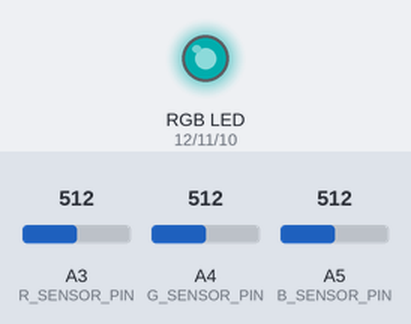
Recording of a sketch running on a simulated Arduino Uno, built for the host (arithmetic inside an expression is 32-bit, double 64-bit). On the bench: an RGB LED mixed from three pins (HIGH = lit). The test bench sets the inputs (shaded band); at power-on: A4 (G_SENSOR_PIN) = 512, A3 (R_SENSOR_PIN) = 512, A5 (B_SENSOR_PIN) = 512. Dim RGB values are drawn brighter than linear.

Above: at 5.2 s.
5.3 s: A4 (G_SENSOR_PIN) set to 595
6.8 s: A4 (G_SENSOR_PIN) set to 630
At 7.7 s:
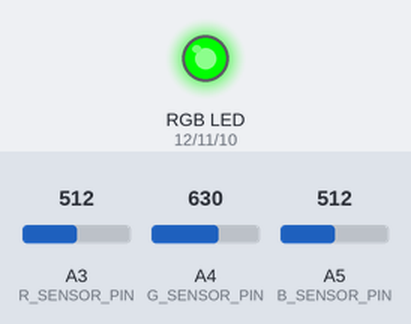
8.3 s: A3 (R_SENSOR_PIN) set to 596
9.8 s: A3 (R_SENSOR_PIN) set to 624
At 10.4 s:
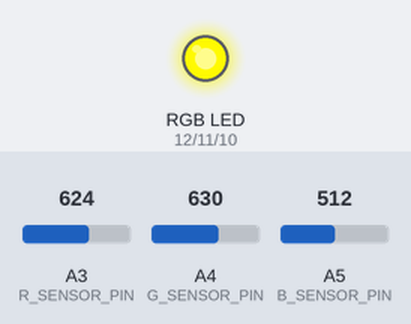
11.3 s: A5 (B_SENSOR_PIN) set to 524
At 11.7 s:
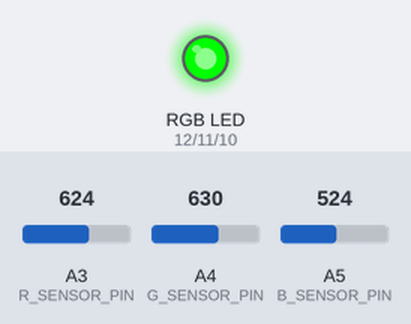
12.8 s: A5 (B_SENSOR_PIN) set to 900
At 14.2 s:
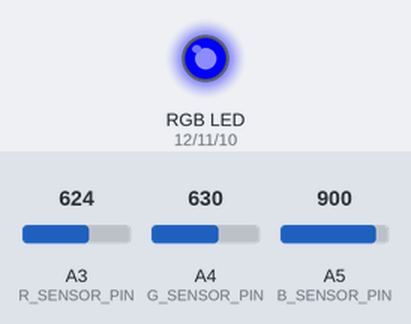
Timing chart, 0 to 15.3 s (numbered marks = the images above; inputs shaded):
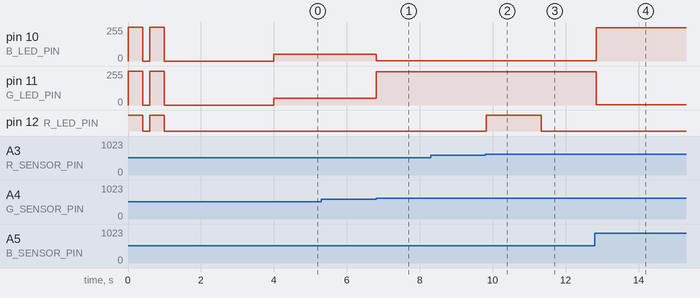

The sketch:

colorsensor.ino
```cpp
/**
 * Use 3 CDS photosensors to read light color levels and PWM connected RGB LED to reflect the color.
 * Written for an Teensy 4.0.
 *
 * 2019 by Raymond Blum <raygeeknyc@gmail.com>.
 */
// define _DEBUG for serial output
#define _NODEBUG

#define R_SENSOR_PIN A3
#define G_SENSOR_PIN A4
#define B_SENSOR_PIN A5

#define R_LED_PIN 12
#define G_LED_PIN 11
#define B_LED_PIN 10

#define TRAINING_MS 3000

#define CHANNEL_DELTA_THRESHOLD 100

#define LED_MIN 1
#define LED_MAX 250

#define SENSOR_MAX 1024
#define SENSOR_MIN 0

#define POLLING_DELAY_MS 100

unsigned int sensor_min, r_min, g_min, b_min;
unsigned int sensor_max, r_max, g_max, b_max;


// There's some language issues with using min and max functions - this is an easy workaround
inline int min_i(int a,int b) {return ((a)<(b)?(a):(b)); }
inline int max_i(int a,int b) {return ((a)>(b)?(a):(b)); }

void setSensorMax(const int reading) {
  sensor_max = max_i(sensor_max, reading);
}

void setSensorMin(const int reading) {
  sensor_min = min_i(sensor_min, reading);
}

// Recaord the highest sensor reading in a number of seconds to use as the initial scaling ceiling
void trainSensors() {
  unsigned int r = analogRead(R_SENSOR_PIN);
  unsigned int g = analogRead(G_SENSOR_PIN);
  unsigned int b = analogRead(B_SENSOR_PIN);

  r_min = min_i(r, r_min);
  r_max = max_i(r, r_max);

  g_min = min_i(g, g_min);
  g_max = max_i(g, g_max);

  b_min = min_i(b, b_min);
  b_max = max_i(b, b_max);

  unsigned min_reading = min_i(r,min_i(g,b));
  unsigned max_reading = max_i(r,max_i(g,b));

  setSensorMin(r);
  setSensorMax(r);
  setSensorMin(g);
  setSensorMax(g);
  setSensorMin(b);
  setSensorMax(b);
}

void setup() {
  #ifdef  _DEBUG
  Serial.begin(115200);
  Serial.println("setup");
  #endif

  sensor_min = r_min = g_min = b_min = SENSOR_MAX;
  sensor_max = r_max = g_max = b_max = SENSOR_MIN;

  pinMode(R_SENSOR_PIN, INPUT_PULLDOWN);
  pinMode(G_SENSOR_PIN, INPUT_PULLDOWN);
  pinMode(B_SENSOR_PIN, INPUT_PULLDOWN);

  pinMode(R_LED_PIN, OUTPUT);
  pinMode(G_LED_PIN, OUTPUT);
  pinMode(B_LED_PIN, OUTPUT);

  analogWrite(R_LED_PIN, 255);
  analogWrite(G_LED_PIN, 255);
  analogWrite(B_LED_PIN, 255);
  delay(400);
  analogWrite(R_LED_PIN, 0);
  analogWrite(G_LED_PIN, 0);
  analogWrite(B_LED_PIN, 0);
  delay(200);
  analogWrite(R_LED_PIN, 255);
  analogWrite(G_LED_PIN, 255);
  analogWrite(B_LED_PIN, 255);
  delay(400);
  analogWrite(R_LED_PIN, 0);
  analogWrite(G_LED_PIN, 0);
  analogWrite(B_LED_PIN, 0);

  #ifdef  _DEBUG
  Serial.println("training sensors");
  #endif

  unsigned long int start_at = millis();
  unsigned long int end_at = start_at + TRAINING_MS;
  while (millis() < end_at and millis() >= start_at) {
    trainSensors();
  }
  #ifdef  _DEBUG
  Serial.print("/trained sensors ");
  Serial.print("min: ");
  Serial.print(sensor_min);
  Serial.print(" max: ");
  Serial.println(sensor_max);
  #endif

  #ifdef _DEBUG
  Serial.println("/setup");
  #endif
}

bool is_max(const int test_i, const int control_1, const int control_2) {
  if (((test_i - control_1) > CHANNEL_DELTA_THRESHOLD) || ((test_i - control_2) > CHANNEL_DELTA_THRESHOLD))
    return true;
  else
    return false;
}

bool is_min(const int test_i, const int control_1, const int control_2) {
  if (((control_1 - test_i) > CHANNEL_DELTA_THRESHOLD) || ((control_2 - test_i) > CHANNEL_DELTA_THRESHOLD))
    return true;
  else
    return false;
}

unsigned int scale_input_to_range(const unsigned int input, const unsigned int ceiling) {
  float ratio_to_limit = (float)input/ceiling;
  return (unsigned int)(ratio_to_limit * sensor_max);
}

void showLeds() {
  unsigned int r_o, g_o, b_o;

  unsigned int r_raw = analogRead(R_SENSOR_PIN);
  unsigned int g_raw = analogRead(G_SENSOR_PIN);
  unsigned int b_raw = analogRead(B_SENSOR_PIN);

  unsigned int r_i = scale_input_to_range(r_raw, r_max);
  unsigned int g_i = scale_input_to_range(g_raw, g_max);
  unsigned int b_i = scale_input_to_range(b_raw, b_max);

  r_o = g_o = b_o = (LED_MAX + LED_MIN) / 5;

  if (is_max(r_i, g_i, b_i)) {
    r_o = LED_MAX;
  }
  if (is_max(g_i, r_i, b_i)) {
    g_o = LED_MAX;
  }
  if (is_max(b_i, r_i, g_i)) {
    b_o = LED_MAX;
  }

  if (is_min(r_i, g_i, b_i)) {
    r_o = LED_MIN;
  }
  if (is_min(g_i, r_i, b_i)) {
    g_o = LED_MIN;
  }
  if (is_min(b_i, r_i, g_i)) {
    b_o = LED_MIN;
  }

  #ifdef _DEBUG
  Serial.print(r_raw);
  Serial.print(",");
  Serial.print(g_raw);
  Serial.print(",");
  Serial.print(b_raw);
  Serial.print(" : ");
  #endif

  #ifdef _DEBUG
  if (r_i > g_i && r_i > b_i) {
    Serial.print('*');
    Serial.print(r_i);
    Serial.print('*');
  } else {
    Serial.print(r_i);
  }
  Serial.print(",");
  if (g_i > r_i && g_i > b_i) {
    Serial.print('*');
    Serial.print(g_i);
    Serial.print('*');
  } else {
    Serial.print(g_i);
  }
  Serial.print(",");
  if (b_i > g_i && b_i > r_i) {
    Serial.print('*');
    Serial.print(b_i);
    Serial.print('*');
  } else {
    Serial.print(b_i);
  }
  Serial.print(" : ");
  Serial.print(r_o);
  Serial.print(",");
  Serial.print(g_o);
  Serial.print(",");
  Serial.print(b_o);
  Serial.println();
  #endif

  analogWrite(R_LED_PIN, r_o);
  analogWrite(G_LED_PIN, g_o);
  analogWrite(B_LED_PIN, b_o);
}

void loop() {
  showLeds();
  delay(POLLING_DELAY_MS);
}
```

Measured:
- the behaviour switches between 612 and 613 on A4 (G_SENSOR_PIN) (found by bisection; images 0 and 1)
- the behaviour switches between 612 and 613 on A3 (R_SENSOR_PIN) (found by bisection; images 1 and 2)
- the behaviour switches between 523 and 524 on A5 (B_SENSOR_PIN) (found by bisection; images 2 and 3)
- after the input at 5.3 s, every drawn part: stays the same
- after the input at 6.8 s, pin 10 (B_LED_PIN): 50/255 → 1/255 at once; pin 11 (G_LED_PIN): 50/255 → 250/255 at once
- after the input at 8.3 s, every drawn part: stays the same
- after the input at 9.8 s, pin 12 (R_LED_PIN): LOW → HIGH at once
- after the input at 11.3 s, pin 12 (R_LED_PIN): HIGH → LOW at once
- after the input at 12.8 s, pin 10 (B_LED_PIN): 1/255 → 250/255 at once; pin 11 (G_LED_PIN): 250/255 → 1/255 at once
